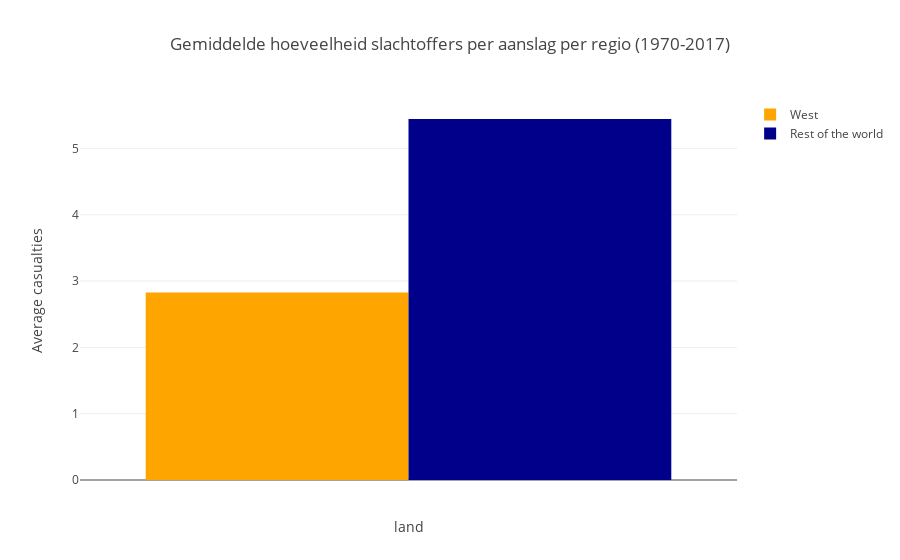
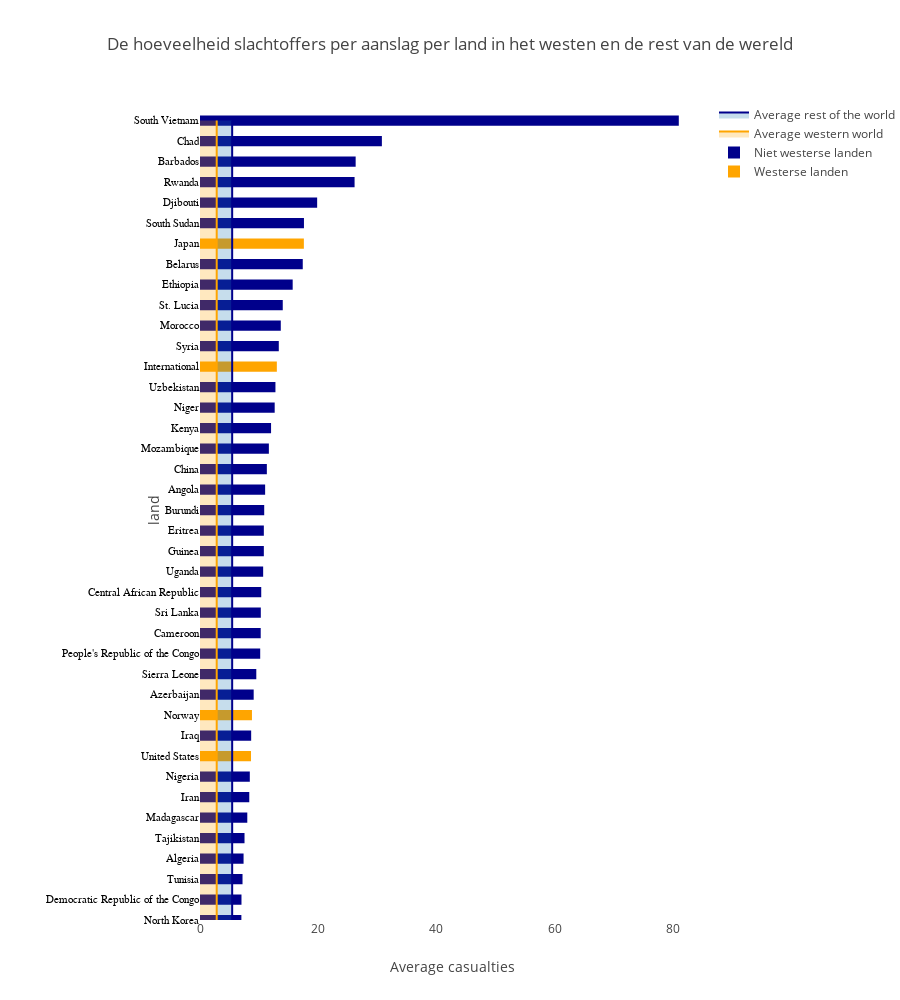

Source (notebook cell) for these figures, in order:
### Code cell
avgatt()
casualtiespl()

### Figure 1 — Plotly figure (JSON) as saved in the notebook; plotly's stock layout.template omitted (floating-point values rounded to 4 significant figures)
{"data": [{"marker": {"color": "orange"}, "name": "West", "type": "bar", "uid": "0b33268b-d166-4b3f-b7ad-36589d9e46c0", "x": [""], "y": [2.827]}, {"marker": {"color": "darkblue"}, "name": "Rest of the world", "type": "bar", "uid": "0d242444-6704-4215-98d5-21d614b54d3d", "x": [""], "y": [5.443]}], "layout": {"title": {"text": "Gemiddelde hoeveelheid slachtoffers per aanslag per regio (1970-2017)"}, "xaxis": {"tickangle": 50, "title": {"text": "land"}, "type": "category"}, "yaxis": {"title": {"text": "Average casualties"}}}}

### Figure 2 — Plotly figure (JSON) as saved in the notebook; plotly's stock layout.template omitted (floating-point values rounded to 4 significant figures; data arrays with more than 128 entries replaced by an {"elided": "..."} marker saying what was removed)
{"data": [{"marker": {"color": {"elided": "197 str values"}}, "name": "Westerse landen", "orientation": "h", "type": "bar", "uid": "1678239c-e481-41d5-a8fc-eaf51938f63d", "width": 0.5, "x": {"elided": "197 float values"}, "y": {"elided": "197 str values"}}, {"marker": {"color": "darkblue"}, "name": "Niet westerse landen", "showlegend": true, "type": "bar", "uid": "a80d9409-23db-48a3-8f30-4e44c7cf8e96", "x": [null], "y": [null]}, {"fill": "tozerox", "fillcolor": "rgba(255, 165, 0, 0.25)", "line": {"color": "orange"}, "mode": "lines", "name": "Average western world", "type": "scatter", "uid": "84bfea2d-1de5-4d67-9750-fb481a20134f", "x": [2.827, 2.827], "y": ["Andorra", "South Vietnam"]}, {"fill": "tonextx", "fillcolor": "rgba(31, 119, 180, 0.25)", "marker": {"color": "darkblue"}, "mode": "lines", "name": "Average rest of the world", "type": "scatter", "uid": "cb0b01ac-b245-45b9-b611-2549a0319ac1", "x": [5.443, 5.443], "y": ["Andorra", "South Vietnam"]}], "layout": {"height": 1000, "margin": {"l": 200, "r": 0}, "title": {"text": "De hoeveelheid slachtoffers per aanslag per land in het westen en de rest van de wereld"}, "xaxis": {"title": {"text": "Average casualties"}}, "yaxis": {"dtick": 1, "range": [157, 197], "tickangle": 0, "tickfont": {"color": "black", "family": "Old Standard TT, serif", "size": 11}, "title": {"text": "land"}, "type": "category"}}}
